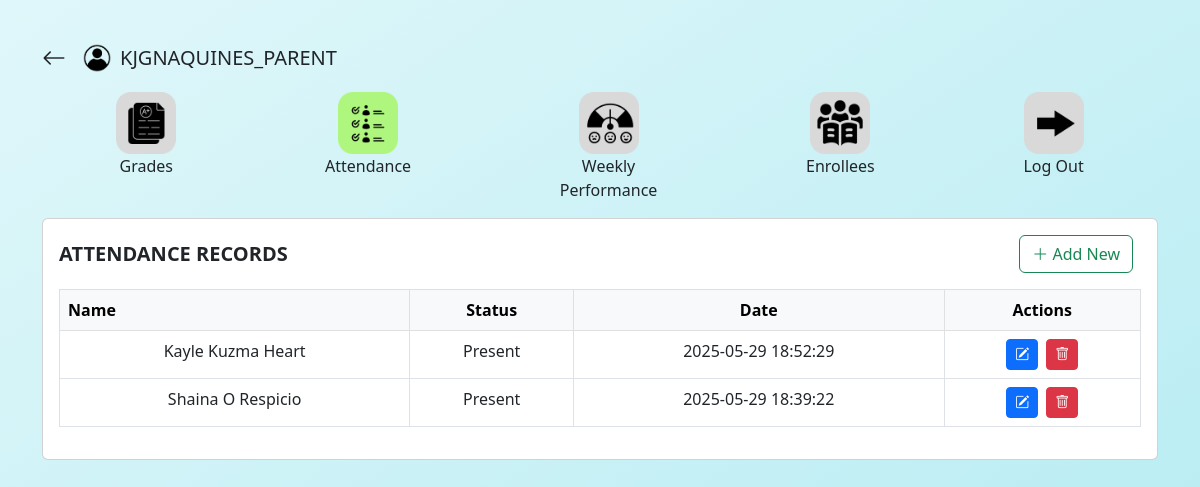
The app's page /AdviserAttendance.php (signed in) with its own data.
### tables this page shows
CREATE TABLE `parent` (
  `id` int(11) NOT NULL,
  `parent_name` varchar(255) NOT NULL,
  `student` int(11) NOT NULL,
  `student_id` varchar(255) NOT NULL,
  `school_id` varchar(255) NOT NULL,
  `email` varchar(255) NOT NULL,
  `password` varchar(255) NOT NULL,
  `type` varchar(255) NOT NULL DEFAULT 'parent'
);

CREATE TABLE `attendance` (
  `id` int(11) NOT NULL,
  `student` int(11) NOT NULL,
  `status` varchar(255) NOT NULL,
  `date` timestamp NOT NULL DEFAULT current_timestamp()
);

CREATE TABLE `student` (
  `id` int(11) NOT NULL,
  `firstname` varchar(255) NOT NULL,
  `middlename` varchar(255) NOT NULL,
  `lastname` varchar(255) NOT NULL,
  `lrn` varchar(255) NOT NULL,
  `adviser` int(11) NOT NULL,
  `section` varchar(100) NOT NULL,
  `type` varchar(255) NOT NULL DEFAULT 'student'
);

### backend/logic/get_profile.php (called while the page is built, shortened)
<?php
if ($_SESSION['role'] == 'adviser') {
    $query = "SELECT * FROM `adviser` WHERE id = '" . $_SESSION['id'] . "'";
    $result = mysqli_query($conn, $query);
    if (!$result) {
        die("Query failed: " . mysqli_error($conn));
    }
    $user = mysqli_fetch_assoc($result);
    if (!$user) {
        die("User not found.");
    }
    $id = $user['id'];
    $username = $user['name'];
    $section = $user['section'];
    $school_id = $user['school_id'];
    $email = $user['email'];
    $contact_no = $user['contact_no'];
} else {
    $query = "SELECT * FROM `parent` WHERE id = '" . $_SESSION['id'] . "'";
    $result = mysqli_query($conn, $query);
    $user = mysqli_fetch_assoc($result);
    $username = $user['parent_name'];
}

### AdviserAttendance.php (the view, shortened to what this page needs)
<?php
include './backend/conn.php';
include './backend/logic/get_profile.php';
?>
<!DOCTYPE html>
<html lang="en">
<head>
  <link href="https://cdn.jsdelivr.net/npm/bootstrap@5.3.0/dist/css/bootstrap.min.css" rel="stylesheet" />
  <link rel="stylesheet" href="https://cdn.jsdelivr.net/npm/bootstrap-icons@1.11.3/font/bootstrap-icons.min.css">
</head>
<body class="container py-4">
  <div class="d-flex align-items-center my-3">
    <a href="AdviserDashboard.php" class="text-decoration-none text-dark me-3">
      <i class="bi bi-arrow-left" style="font-size: 1.5rem;"></i>
    </a>
    <img src="Pictures/person_icon.png" alt="person_icon" class="me-2" width="30" height="30">
    <h5 class="mb-0" style="text-transform: uppercase;"><?php echo htmlspecialchars($username); ?></h5>
  </div>
  <?php include './backend/includes/_header.php'; ?>
  <div class="card p-3 mb-3">
    <div class="d-flex align-items-center justify-content-between mb-3">
      <h5 class="mb-0"><strong>ATTENDANCE RECORDS</strong></h5>
      <div>
        <button class="btn btn-outline-success me-2" data-bs-toggle="modal" data-bs-target="#sheet">
          <i class="bi bi-plus-lg"></i> Add New
        </button>
      </div>
    </div>
    <div class="table-responsive">
      <table class="table table-bordered text-center">
        <thead class="table-light">
          <tr>
            <th class="name-column">Name</th>
            <th>Status</th>
            <th>Date</th>
            <th>Actions</th>
          </tr>
        </thead>
        <tbody>
          <?php
          $query = mysqli_query($conn, "SELECT attendance.*, student.firstname, student.middlename, student.lastname
                                       FROM attendance
                                       INNER JOIN student ON attendance.student = student.id
                                       ORDER BY date DESC, lastname ASC");
          if (mysqli_num_rows($query) === 0) {
            echo '<tr><td colspan="4" class="text-center py-4">No attendance records found</td></tr>';
          } else {
            while ($row = mysqli_fetch_assoc($query)) {
              $id = $row['id'];
              $name = htmlspecialchars($row['firstname'] . ' ' . $row['middlename'] . ' ' . $row['lastname']);
              $status = htmlspecialchars($row['status']);
              $date = htmlspecialchars($row['date']);
              $statusClass = strtolower($status);
              echo "<tr class='status-$statusClass'>
                <td>$name</td>
                <td>$status</td>
                <td>$date</td>
                <td>
                  <button class='btn btn-sm btn-primary me-1' data-bs-toggle='modal' data-bs-target='#editModal$id'>
                    <i class='bi bi-pencil-square'></i>
                  </button>
                  <button class='btn btn-sm btn-danger' data-bs-toggle='modal' data-bs-target='#deleteModal$id'>
                    <i class='bi bi-trash'></i>
                  </button>
                </td>
              </tr>";
            }
          }
          ?>
        </tbody>
      </table>
    </div>
  </div>
</body>
</html>

### AdviserAttendance.php (style rules this page uses)
body { background: linear-gradient(to bottom right, #e0f7fa, #b2ebf2); min-height: 100vh; }
.name-column { width: auto; text-align: left; }
.status-present { background-color: #d4edda; }

### records on screen
parent: parent_name "KJGNAQUINES_PARENT"
attendance: student.lastname "Kayle Kuzma Heart", status "Present", date "2025-05-29 18:52:29"
attendance: student.lastname "Shaina O Respicio", status "Present", date "2025-05-29 18:39:22"
